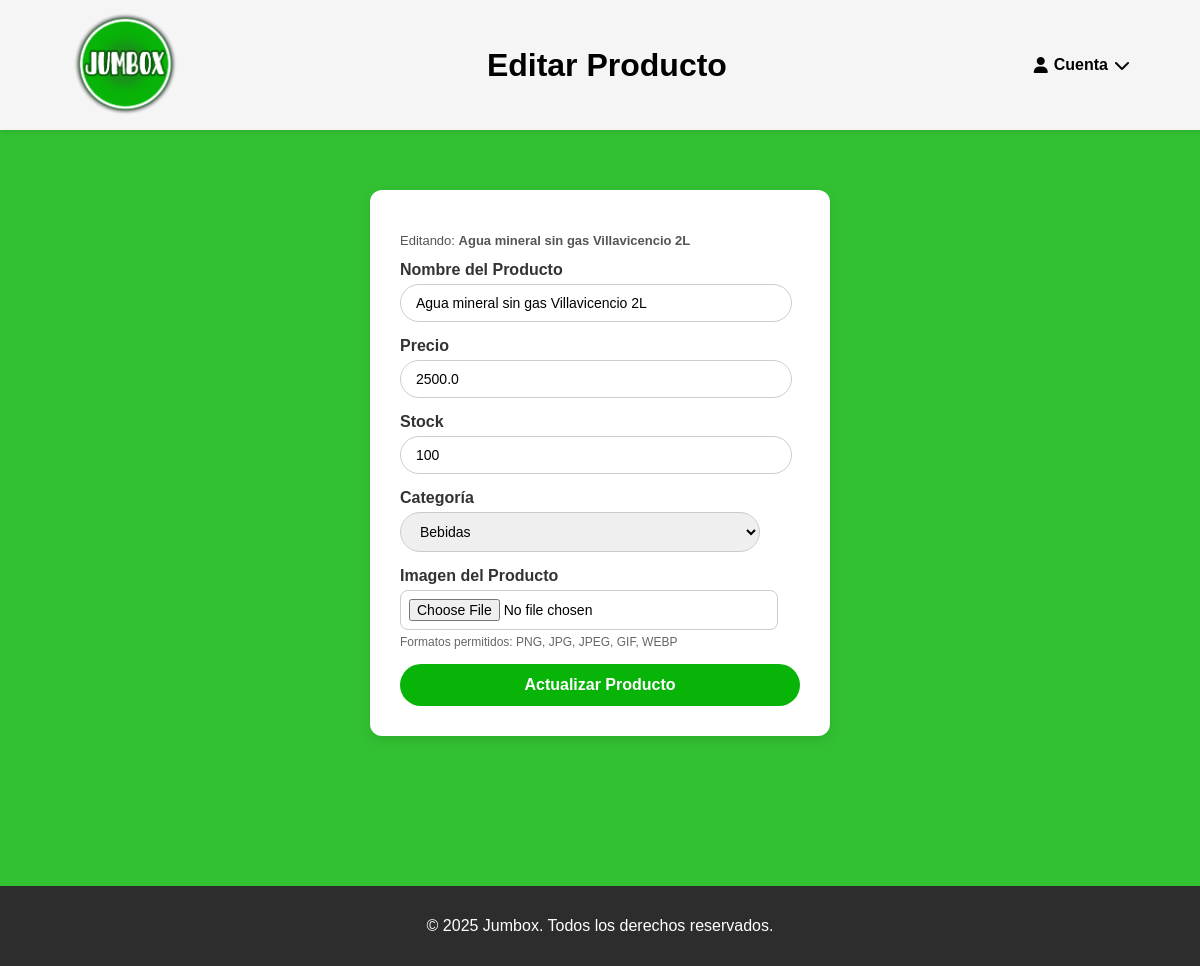
/editar-producto/2 (signed in), run on an earlier commit of the app's database.
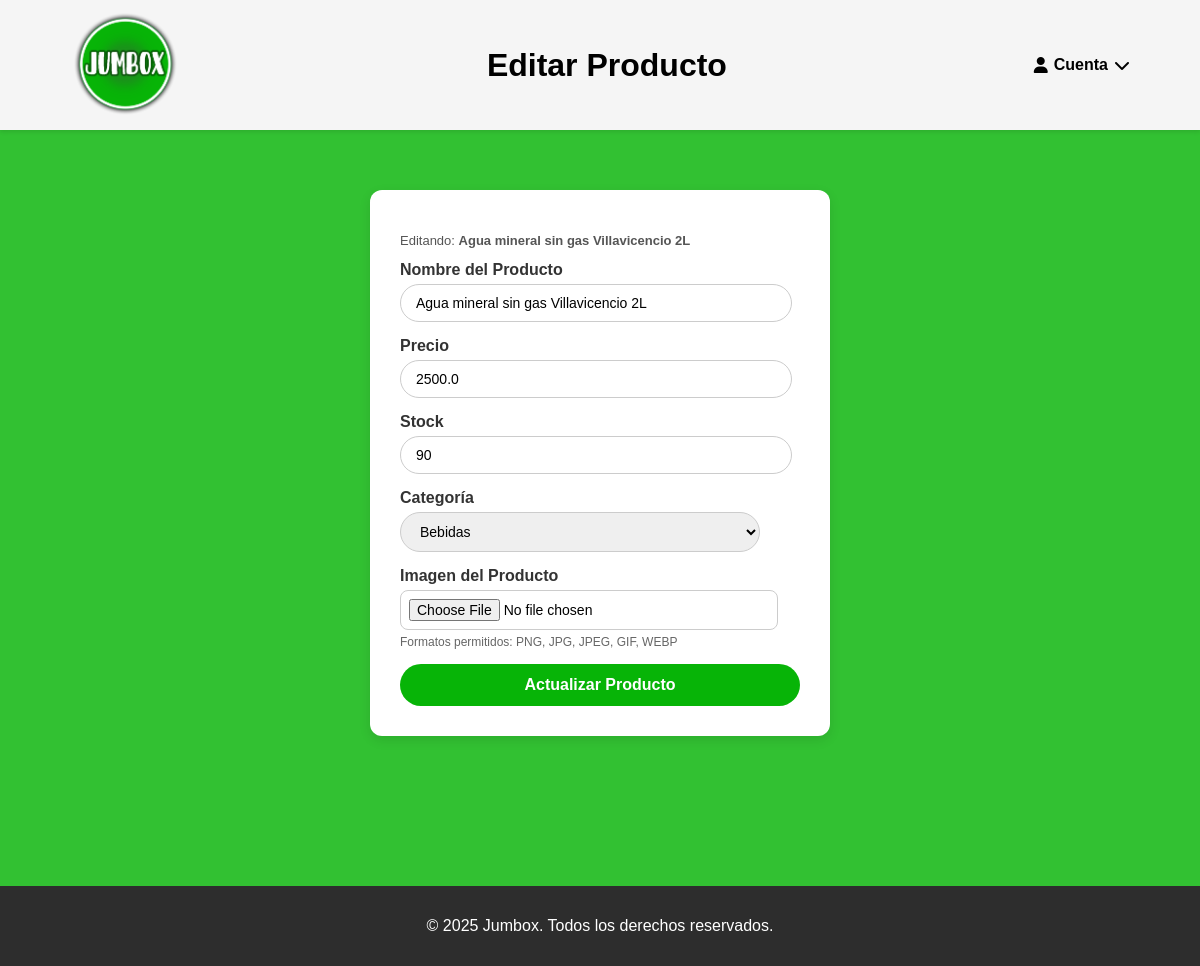
And on a later commit of the database.
### tables this page shows
CREATE TABLE producto (
  id_producto INTEGER PRIMARY KEY AUTOINCREMENT,
  nombre TEXT NOT NULL,
  precio REAL NOT NULL,
  stock INTEGER NOT NULL,
  fk_categoria INTEGER NOT NULL, imagen BLOB,
  FOREIGN KEY (fk_categoria) REFERENCES categoria(id_categoria)
    ON DELETE NO ACTION ON UPDATE NO ACTION
);

### app/admin/routes.py (the view, shortened to what this page needs)
@admin_bp.route('/editar-producto/<int:id_producto>', methods=['GET', 'POST'])
def editar_producto(id_producto):
    resp = require_login_redirect()
    if resp:
        return resp
    with get_conn() as conn:
        categorias = listar_categorias(conn)
        producto = conn.execute("""
            SELECT p.id_producto, p.nombre, p.precio, p.stock, c.nombre AS categoria
            FROM producto p
            JOIN categoria c ON p.fk_categoria = c.id_categoria
            WHERE p.id_producto = ?
        """, (id_producto,)).fetchone()
        if not producto:
            flash('Producto no encontrado', 'error')
            return redirect(url_for('main.home'))
    return render_template('editar_producto.html', categorias=categorias, producto=producto)

### app/utils.py (called while the page is built)
def get_conn():
    conn = sqlite3.connect(current_app.config["DB_NAME"])
    conn.row_factory = sqlite3.Row
    conn.execute("PRAGMA foreign_keys = ON;")
    return conn

def require_login_redirect():
    if 'id_cliente' not in session:
        flash("Necesitás iniciar sesión.", "error")
        return redirect(url_for('auth.login'))
    return None

def listar_categorias(conn):
    try:
        return [r['nombre'] for r in conn.execute("SELECT nombre FROM categoria ORDER BY nombre").fetchall()]
    except sqlite3.Error:
        return []

### templates/admin/editar_producto.html (shortened to what this page needs)
<!DOCTYPE html>
<html lang="es">
<head>
    <link rel="stylesheet" href="{{ url_for('static', filename='style.css') }}">
    <link rel="stylesheet" href="https://cdnjs.cloudflare.com/ajax/libs/font-awesome/6.5.0/css/all.min.css">
</head>
<body>
    <header class="main-header">
        <div class="logo">
            <a href="{{ url_for('main.home') }}">
                <img src="{{ url_for('static', filename='img/logo.png') }}" alt="Jumbox">
            </a>
        </div>
        <div class="titulo-header">
            <h1>Editar Producto</h1>
        </div>
        <div class="cuenta" tabindex="0">
            <div class="cuenta-btn">
                <i class="fa-solid fa-user"></i>
                <span>Cuenta</span>
                <i class="fa-solid fa-chevron-down"></i>
            </div>
        </div>
    </header>
<main>
    <div class="formulario-container">
        <form method="POST" enctype="multipart/form-data">
            {% if producto %}
                <p style="font-size: 13px; color: #555;">Editando: <strong>{{ producto['nombre'] }}</strong></p>
            {% endif %}
            <div>
                <label for="nombre"><strong>Nombre del Producto</strong></label>
                <input type="text" id="nombre" name="nombre"
                    placeholder="Ej: Coca Cola 2L"
                    value="{{ producto['nombre'] if producto else '' }}" required>
            </div>
            <div>
                <label for="precio"><strong>Precio</strong></label>
                <input type="number" id="precio" name="precio" step="0.01"
                    placeholder="Ej: 1500.00"
                    value="{{ producto['precio'] if producto else '' }}" required>
            </div>
            <div>
                <label for="stock"><strong>Stock</strong></label>
                <input type="number" id="stock" name="stock"
                    placeholder="Ej: 50"
                    value="{{ producto['stock'] if producto else '' }}" required>
            </div>
            <div>
                <label for="categoria"><strong>Categoría</strong></label>
                <select id="categoria" name="categoria" required>
                    {% for c in categorias or [] %}
                        <option value="{{ c }}" {% if producto and producto['categoria'] == c %} selected {% endif %}>
                            {{ c }}
                        </option>
                    {% endfor %}
                </select>
            </div>
            <div>
                <label for="imagen"><strong>Imagen del Producto</strong></label>
                <input type="file" id="imagen" name="imagen" accept="image/*">
                <small style="color: #666; font-size: 12px; display: block; margin-top: 5px;">
                        Formatos permitidos: PNG, JPG, JPEG, GIF, WEBP
                </small>
            </div>
            <button type="submit">Actualizar Producto</button>
        </form>
    </div>
</main>
    <footer>
        <p>© 2025 Jumbox. Todos los derechos reservados.</p>
    </footer>
</body>
</html>

What changed in the data, as far as the page shows it:
changed producto "Agua mineral sin gas Villavicencio 2L": stock "100" → "90"
